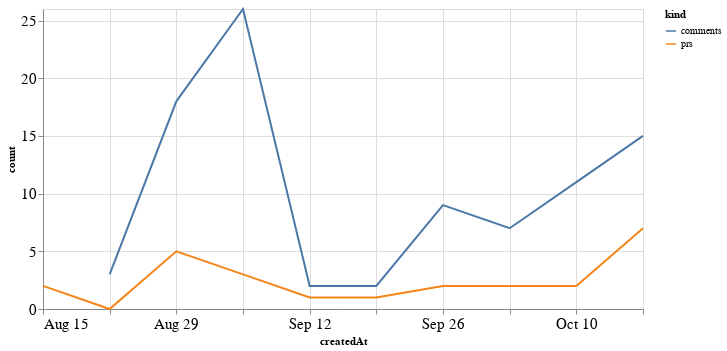

Here is the notebook cell this chart was saved with:
### Code cell
alt.Chart(total_time, width=600).mark_line().encode(
    x='createdAt',
    y='count',
    color='kind'
)

### Figure 1 — Vega-Lite specification as saved in the notebook (floating-point values rounded to 4 significant figures)
{"config": {"axisLeft": {"labelFontSize": 15}, "axisBottom": {"labelFontSize": 15}}, "data": {"name": "data-1f30ce282e8b752098fa280855ab7eec"}, "mark": "line", "encoding": {"color": {"type": "nominal", "field": "kind"}, "x": {"type": "temporal", "field": "createdAt"}, "y": {"type": "quantitative", "field": "count"}}, "width": 600, "$schema": "https://vega.github.io/schema/vega-lite/v4.8.1.json", "datasets": {"data-1f30ce282e8b752098fa280855ab7eec": [{"createdAt": "2021-08-15T00:00:00", "kind": "prs", "count": 2.0}, {"createdAt": "2021-08-22T00:00:00", "kind": "prs", "count": 0.0}, {"createdAt": "2021-08-29T00:00:00", "kind": "prs", "count": 5.0}, {"createdAt": "2021-09-05T00:00:00", "kind": "prs", "count": 3.0}, {"createdAt": "2021-09-12T00:00:00", "kind": "prs", "count": 1.0}, {"createdAt": "2021-09-19T00:00:00", "kind": "prs", "count": 1.0}, {"createdAt": "2021-09-26T00:00:00", "kind": "prs", "count": 2.0}, {"createdAt": "2021-10-03T00:00:00", "kind": "prs", "count": 2.0}, {"createdAt": "2021-10-10T00:00:00", "kind": "prs", "count": 2.0}, {"createdAt": "2021-10-17T00:00:00", "kind": "prs", "count": 7.0}, {"createdAt": "2021-08-15T00:00:00", "kind": "comments", "count": null}, {"createdAt": "2021-08-22T00:00:00", "kind": "comments", "count": 3.0}, {"createdAt": "2021-08-29T00:00:00", "kind": "comments", "count": 18.0}, {"createdAt": "2021-09-05T00:00:00", "kind": "comments", "count": 26.0}, {"createdAt": "2021-09-12T00:00:00", "kind": "comments", "count": 2.0}, {"createdAt": "2021-09-19T00:00:00", "kind": "comments", "count": 2.0}, {"createdAt": "2021-09-26T00:00:00", "kind": "comments", "count": 9.0}, {"createdAt": "2021-10-03T00:00:00", "kind": "comments", "count": 7.0}, {"createdAt": "2021-10-10T00:00:00", "kind": "comments", "count": 11.0}, {"createdAt": "2021-10-17T00:00:00", "kind": "comments", "count": 15.0}]}}
